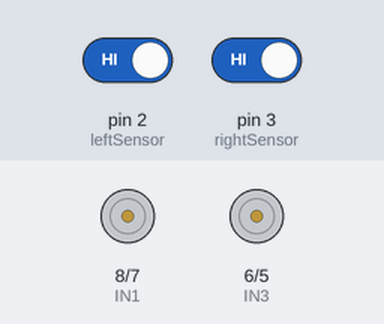
A sketch run on a simulated Arduino Uno, built with avr-gcc and run on an emulated ATmega328P. On the bench: motor-driver pin pairs drawn as motors (green arrow = first pin HIGH = forward, orange = second pin HIGH = backward, longer = more drive, scaled by the enable pin). The inputs (shaded band) are chosen by the test bench; at power-on: pin 2 (leftSensor) HIGH, pin 3 (rightSensor) HIGH.

Above: at 1.2 s.
1.3 s: pin 2 (leftSensor) driven LOW
At 1.8 s:
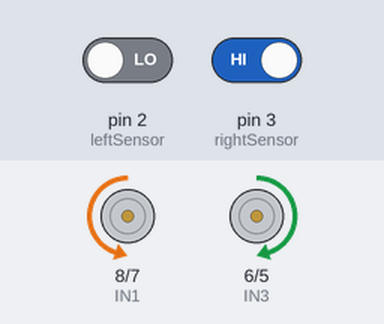
2.8 s: pin 3 (rightSensor) driven LOW
At 4.0 s:
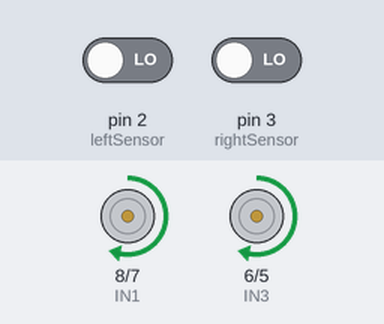
4.3 s: pin 2 (leftSensor) driven HIGH
At 5.3 s:
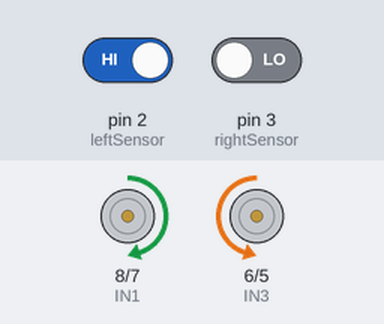
Timing chart, 0 to 7.3 s (numbered marks = the images above; inputs shaded):
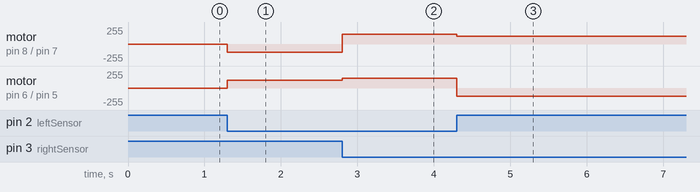

The sketch:

sketch_jun25a.ino
```cpp
// Line Following Robot Code using Arduino Uno
// IR sensors connected to digital pins
// Motor Driver (L298N or similar) connected to Arduino

// Pin Definitions
const int leftSensor = 2;     // Left IR sensor
const int rightSensor = 3;    // Right IR sensor

const int ENA = 9;            // Enable pin for left motor
const int IN1 = 8;
const int IN2 = 7;

const int ENB = 10;           // Enable pin for right motor
const int IN3 = 6;
const int IN4 = 5;

void setup() {
  // Sensor pins
  pinMode(leftSensor, INPUT);
  pinMode(rightSensor, INPUT);

  // Motor pins
  pinMode(ENA, OUTPUT);
  pinMode(IN1, OUTPUT);
  pinMode(IN2, OUTPUT);

  pinMode(ENB, OUTPUT);
  pinMode(IN3, OUTPUT);
  pinMode(IN4, OUTPUT);

  // Start motors stopped
  stopMotors();
}

void loop() {
  int leftValue = digitalRead(leftSensor);
  int rightValue = digitalRead(rightSensor);

  if (leftValue == LOW && rightValue == LOW) {
    // Both sensors on black line: move forward
    moveForward();
  } else if (leftValue == LOW && rightValue == HIGH) {
    // Left sensor on line, right on white: turn left
    turnLeft();
  } else if (leftValue == HIGH && rightValue == LOW) {
    // Right sensor on line, left on white: turn right
    turnRight();
  } else {
    // Both on white: stop
    stopMotors();
  }
}

void moveForward() {
  digitalWrite(IN1, HIGH);
  digitalWrite(IN2, LOW);
  digitalWrite(IN3, HIGH);
  digitalWrite(IN4, LOW);
  analogWrite(ENA, 150);
  analogWrite(ENB, 150);
}

void turnLeft() {
  digitalWrite(IN1, LOW);
  digitalWrite(IN2, HIGH);
  digitalWrite(IN3, HIGH);
  digitalWrite(IN4, LOW);
  analogWrite(ENA, 120);
  analogWrite(ENB, 120);
}

void turnRight() {
  digitalWrite(IN1, HIGH);
  digitalWrite(IN2, LOW);
  digitalWrite(IN3, LOW);
  digitalWrite(IN4, HIGH);
  analogWrite(ENA, 120);
  analogWrite(ENB, 120);
}

void stopMotors() {
  digitalWrite(IN1, LOW);
  digitalWrite(IN2, LOW);
  digitalWrite(IN3, LOW);
  digitalWrite(IN4, LOW);
  analogWrite(ENA, 0);
  analogWrite(ENB, 0);
}
```

Measured:
- after the input at 1.3 s, motor on pin 8 (IN1) / pin 7 (IN2): stopped → backward 120/255 at once; motor on pin 6 (IN3) / pin 5 (IN4): stopped → forward 120/255 at once
- after the input at 2.8 s, motor on pin 8 (IN1) / pin 7 (IN2): backward 120/255 → forward 150/255 at once; motor on pin 6 (IN3) / pin 5 (IN4): forward 120/255 → forward 150/255 at once
- after the input at 4.3 s, motor on pin 8 (IN1) / pin 7 (IN2): forward 150/255 → forward 120/255 at once; motor on pin 6 (IN3) / pin 5 (IN4): forward 150/255 → backward 120/255 at once
